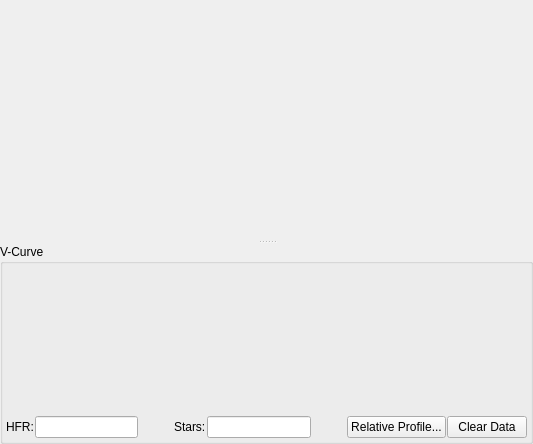
     <widget class="QSplitter" name="rightLayout">
      <property name="sizePolicy">
       <sizepolicy hsizetype="Expanding" vsizetype="Expanding">
        <horstretch>0</horstretch>
        <verstretch>0</verstretch>
       </sizepolicy>
      </property>
      <property name="orientation">
       <enum>Qt::Vertical</enum>
      </property>
      <widget class="QWidget" name="focusingWidget" native="true">
       <property name="sizePolicy">
        <sizepolicy hsizetype="Expanding" vsizetype="Expanding">
         <horstretch>0</horstretch>
         <verstretch>0</verstretch>
        </sizepolicy>
       </property>
       <property name="minimumSize">
        <size>
         <width>320</width>
         <height>240</height>
        </size>
       </property>
       <property name="sizeIncrement">
        <size>
         <width>40</width>
         <height>30</height>
        </size>
       </property>
      </widget>
      <widget class="QGroupBox" name="groupBox_4">
       <property name="sizePolicy">
        <sizepolicy hsizetype="Expanding" vsizetype="Expanding">
         <horstretch>0</horstretch>
         <verstretch>0</verstretch>
        </sizepolicy>
       </property>
       <property name="minimumSize">
        <size>
         <width>0</width>
         <height>200</height>
        </size>
       </property>
       <property name="title">
        <string>V-Curve</string>
       </property>
       <layout class="QVBoxLayout" name="verticalLayout_4">
        <property name="spacing">
         <number>5</number>
        </property>
        <property name="leftMargin">
         <number>3</number>
        </property>
        <property name="topMargin">
         <number>3</number>
        </property>
        <property name="rightMargin">
         <number>3</number>
        </property>
        <property name="bottomMargin">
         <number>3</number>
        </property>
        <item>
         <widget class="QCustomPlot" name="HFRPlot" native="true">
          <property name="sizePolicy">
           <sizepolicy hsizetype="Preferred" vsizetype="MinimumExpanding">
            <horstretch>0</horstretch>
            <verstretch>0</verstretch>
           </sizepolicy>
          </property>
          <property name="minimumSize">
           <size>
            <width>200</width>
            <height>100</height>
           </size>
          </property>
         </widget>
        </item>
        <item>
         <layout class="QHBoxLayout" name="horizontalLayout_4">
          <property name="spacing">
           <number>1</number>
          </property>
          <item>
           <widget class="QLabel" name="label_2">
            <property name="text">
             <string>HFR:</string>
            </property>
           </widget>
          </item>
          <item>
           <widget class="QLineEdit" name="HFROut">
            <property name="sizePolicy">
             <sizepolicy hsizetype="Expanding" vsizetype="Fixed">
              <horstretch>0</horstretch>
              <verstretch>0</verstretch>
             </sizepolicy>
            </property>
            <property name="toolTip">
             <string>&lt;html&gt;&lt;body&gt;&lt;p&gt;HFR value in pixels consolidated at the current focuser position.&lt;/p&gt;&lt;/body&gt;&lt;/html&gt;</string>
            </property>
            <property name="maxLength">
             <number>32767</number>
            </property>
            <property name="frame">
             <bool>true</bool>
            </property>
            <property name="readOnly">
             <bool>true</bool>
            </property>
           </widget>
          </item>
          <item>
           <spacer name="horizontalSpacer_2">
            <property name="orientation">
             <enum>Qt::Horizontal</enum>
            </property>
            <property name="sizeHint" stdset="0">
             <size>
              <width>40</width>
              <height>20</height>
             </size>
            </property>
           </spacer>
          </item>
          <item>
           <widget class="QLabel" name="label_6">
            <property name="text">
             <string>Stars:</string>
            </property>
           </widget>
          </item>
          <item>
           <widget class="QLineEdit" name="starsOut">
            <property name="toolTip">
             <string>&lt;html&gt;&lt;body&gt;&lt;p&gt;Number of stars used for HFR computation at the current focuser position.&lt;/p&gt;&lt;/body&gt;&lt;/html&gt;</string>
            </property>
            <property name="readOnly">
             <bool>true</bool>
            </property>
           </widget>
          </item>
          <item>
           <spacer name="horizontalSpacer">
            <property name="orientation">
             <enum>Qt::Horizontal</enum>
            </property>
            <property name="sizeType">
             <enum>QSizePolicy::Expanding</enum>
            </property>
            <property name="sizeHint" stdset="0">
             <size>
              <width>40</width>
              <height>13</height>
             </size>
            </property>
           </spacer>
          </item>
          <item>
           <widget class="QPushButton" name="relativeProfileB">
            <property name="text">
             <string>Relative Profile...</string>
            </property>
           </widget>
          </item>
          <item>
           <widget class="QPushButton" name="clearDataB">
            <property name="text">
             <string>Clear Data</string>
            </property>
           </widget>
          </item>
         </layout>
        </item>
       </layout>
      </widget>
     </widget>
